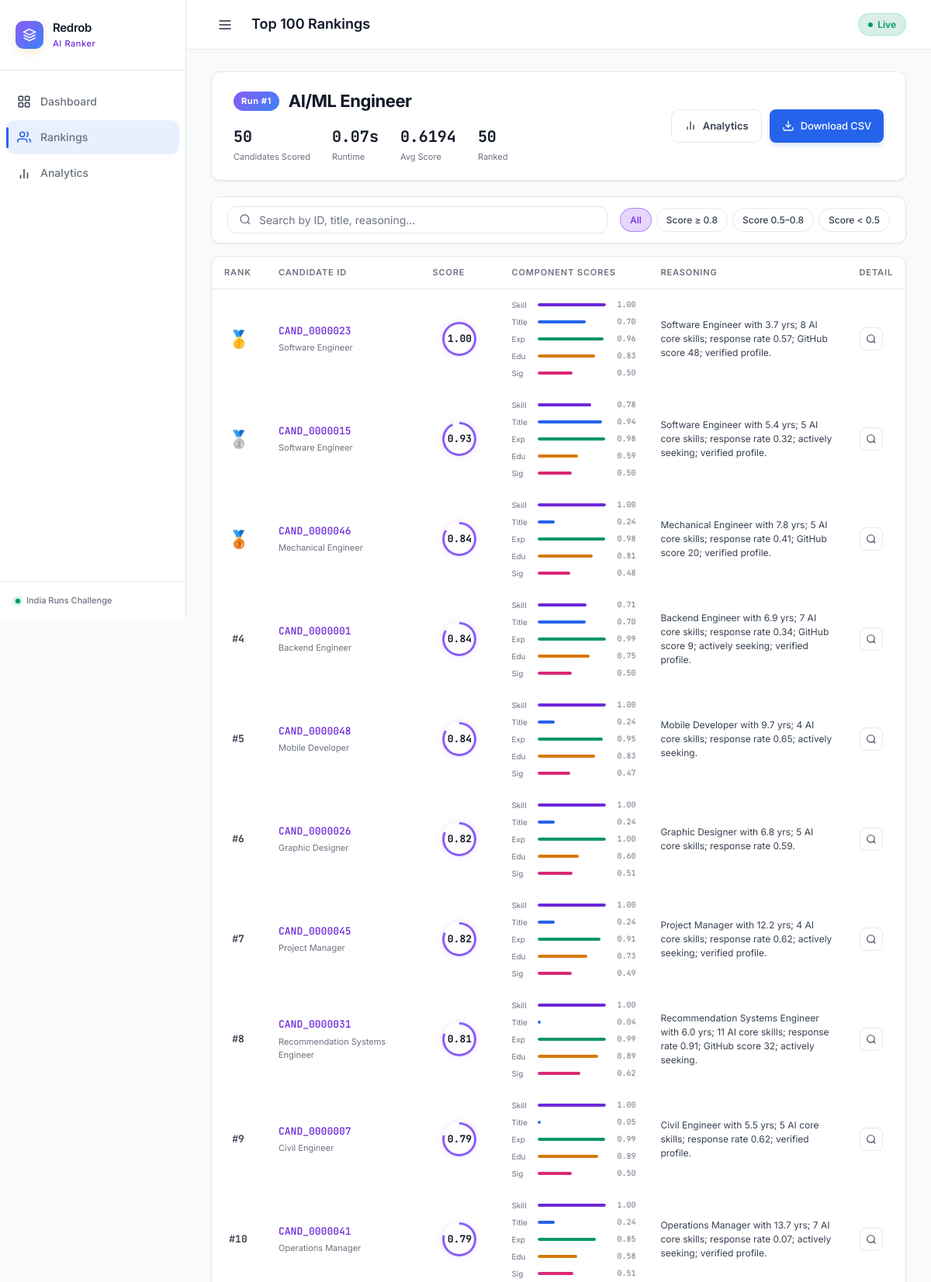
The app's page /results/1/ (upper part) with its own data.
### ranker/models.py (models this page shows, shortened)
class RankingRun(models.Model):
    created_at = models.DateTimeField(auto_now_add=True)
    job_title = models.CharField(max_length=200, default="AI/ML Engineer")
    job_description = models.TextField(blank=True)
    total_candidates = models.IntegerField(default=0)
    duration_sec = models.FloatField(default=0)
    avg_score = models.FloatField(default=0)
    max_score = models.FloatField(default=0)
    status = models.CharField(max_length=50, default="completed")
    submission_csv = models.FileField(upload_to="submissions/", blank=True, null=True)
    stats_json = models.TextField(blank=True, default="{}")
    class Meta:
        ordering = ["-created_at"]
    def get_stats(self):
        try:
            return json.loads(self.stats_json)
        except Exception:
            return {}

class RankedCandidate(models.Model):
    run = models.ForeignKey(RankingRun, on_delete=models.CASCADE, related_name="candidates")
    rank = models.IntegerField()
    candidate_id = models.CharField(max_length=20)
    score = models.FloatField()
    raw_score = models.FloatField(default=0)
    reasoning = models.TextField()
    profile_json = models.TextField(default="{}")
    components_json = models.TextField(default="{}")
    signals_json = models.TextField(default="{}")
    class Meta:
        ordering = ["rank"]
    def get_profile(self):
        try:
            return json.loads(self.profile_json)
        except Exception:
            return {}
    def get_components(self):
        try:
            return json.loads(self.components_json)
        except Exception:
            return {}
    def get_signals(self):
        try:
            return json.loads(self.signals_json)
        except Exception:
            return {}

### ranker/views.py (the view)
# urls.py: path("results/", views.results_view, name="results"),
def results_view(request, run_id=None):
    if run_id:
        run = get_object_or_404(RankingRun, pk=run_id)
    else:
        run = RankingRun.objects.first()
        if not run:
            return redirect("dashboard")
    candidates = run.candidates.all().order_by("rank")
    stats = run.get_stats()
    context = {
        "run": run,
        "candidates": candidates,
        "stats": stats,
        "total": candidates.count(),
    }
    return render(request, "ranker/results.html", context)

### ranker/templates/ranker/results.html (shortened to what this page needs)
{% extends "ranker/base.html" %}
{% block nav_results %}active{% endblock %}
{% block page_title %}Top 100 Rankings{% endblock %}
{% block content %}
<div class="results-header glass">
  <div class="results-meta">
    <div class="results-title">
      <span class="rank-badge-hero">Run #{{ run.pk }}</span>
      <h1>{{ run.job_title }}</h1>
    </div>
    <div class="results-stats">
      <div class="r-stat">
        <span class="r-stat-val">{{ stats.total_candidates|default:0 }}</span>
        <span class="r-stat-lbl">Candidates Scored</span>
      </div>
      <div class="r-stat">
        <span class="r-stat-val">{{ stats.duration_sec|default:0 }}s</span>
        <span class="r-stat-lbl">Runtime</span>
      </div>
      <div class="r-stat">
        <span class="r-stat-val">{{ stats.avg_score|default:0 }}</span>
        <span class="r-stat-lbl">Avg Score</span>
      </div>
      <div class="r-stat">
        <span class="r-stat-val">{{ total }}</span>
        <span class="r-stat-lbl">Ranked</span>
      </div>
    </div>
  </div>
  <div class="results-actions">
    <a href="/analytics/{{ run.pk }}/" class="btn-secondary">
      <svg viewBox="0 0 24 24" fill="none" stroke="currentColor" stroke-width="2"><line x1="18" y1="20" x2="18" y2="10"/><line x1="12" y1="20" x2="12" y2="4"/><line x1="6" y1="20" x2="6" y2="14"/></svg>
      Analytics
    </a>
    <a href="/download/{{ run.pk }}/" class="btn-primary">
      <svg viewBox="0 0 24 24" fill="none" stroke="currentColor" stroke-width="2"><path d="M21 15v4a2 2 0 0 1-2 2H5a2 2 0 0 1-2-2v-4"/><polyline points="7 10 12 15 17 10"/><line x1="12" y1="15" x2="12" y2="3"/></svg>
      Download CSV
    </a>
  </div>
</div>
<div class="filter-bar glass">
  <div class="search-box">
    <svg viewBox="0 0 24 24" fill="none" stroke="currentColor" stroke-width="2"><circle cx="11" cy="11" r="8"/><line x1="21" y1="21" x2="16.65" y2="16.65"/></svg>
    <input type="text" id="search-input" placeholder="Search by ID, title, reasoning..." oninput="filterTable()"/>
  </div>
  <div class="filter-pills">
    <span class="filter-pill active" onclick="filterByScore('all', this)">All</span>
    <span class="filter-pill" onclick="filterByScore('high', this)">Score ≥ 0.8</span>
    <span class="filter-pill" onclick="filterByScore('mid', this)">Score 0.5–0.8</span>
    <span class="filter-pill" onclick="filterByScore('low', this)">Score &lt; 0.5</span>
  </div>
</div>
<div class="table-container glass">
  <table class="results-table" id="results-table">
    <thead>
      <tr>
        <th class="col-rank">Rank</th>
        <th class="col-id">Candidate ID</th>
        <th class="col-score">Score</th>
        <th class="col-components">Component Scores</th>
        <th class="col-reasoning">Reasoning</th>
        <th class="col-actions">Detail</th>
      </tr>
    </thead>
    <tbody>
      {% for cand in candidates %}
      {% with comps=cand.get_components signals=cand.get_signals profile=cand.get_profile %}
      <tr class="result-row" data-score="{{ cand.score }}" data-id="{{ cand.candidate_id }}" data-reasoning="{{ cand.reasoning|striptags|lower }}">
        <td class="col-rank">
          {% if cand.rank == 1 %}
            <div class="rank-medal gold">🥇</div>
          {% elif cand.rank == 2 %}
            <div class="rank-medal silver">🥈</div>
          {% elif cand.rank == 3 %}
            <div class="rank-medal bronze">🥉</div>
          {% else %}
            <div class="rank-num">#{{ cand.rank }}</div>
          {% endif %}
        </td>
        <td class="col-id">
          <div class="cand-id-cell">
            <span class="cand-id">{{ cand.candidate_id }}</span>
            {% if profile.current_title %}
            <span class="cand-title-small">{{ profile.current_title }}</span>
            {% endif %}
          </div>
        </td>
        <td class="col-score">
          <div class="score-display">
            <div class="score-ring" style="--score: {{ cand.score }}">
              <span class="score-num">{{ cand.score|floatformat:2 }}</span>
            </div>
          </div>
        </td>
        <td class="col-components">
          <div class="comp-bars">
            <div class="comp-bar-item" title="Skill Match: {{ comps.skill_score }}">
              <span class="comp-lbl">Skill</span>
              <div class="comp-bar-track">
                <div class="comp-bar-fill purple" style="width: calc({{ comps.skill_score|default:0 }} * 100%)"></div>
              </div>
              <span class="comp-val">{{ comps.skill_score|floatformat:2 }}</span>
            </div>
            <div class="comp-bar-item" title="Title & Career: {{ comps.title_career_score }}">
              <span class="comp-lbl">Title</span>
              <div class="comp-bar-track">
                <div class="comp-bar-fill blue" style="width: calc({{ comps.title_career_score|default:0 }} * 100%)"></div>
              </div>
              <span class="comp-val">{{ comps.title_career_score|floatformat:2 }}</span>
            </div>
            <div class="comp-bar-item" title="Experience: {{ comps.experience_score }}">
              <span class="comp-lbl">Exp</span>
              <div class="comp-bar-track">
                <div class="comp-bar-fill green" style="width: calc({{ comps.experience_score|default:0 }} * 100%)"></div>
              </div>
              <span class="comp-val">{{ comps.experience_score|floatformat:2 }}</span>
            </div>
            <div class="comp-bar-item" title="Education: {{ comps.education_score }}">
              <span class="comp-lbl">Edu</span>
              <div class="comp-bar-track">
                <div class="comp-bar-fill orange" style="width: calc({{ comps.education_score|default:0 }} * 100%)"></div>
              </div>
              <span class="comp-val">{{ comps.education_score|floatformat:2 }}</span>
            </div>
            <div class="comp-bar-item" title="Platform Signals: {{ comps.signal_score }}">
              <span class="comp-lbl">Sig</span>
              <div class="comp-bar-track">
                <div class="comp-bar-fill pink" style="width: calc({{ comps.signal_score|default:0 }} * 100%)"></div>
              </div>
              <span class="comp-val">{{ comps.signal_score|floatformat:2 }}</span>
            </div>
          </div>
        </td>
        <td class="col-reasoning">
          <p class="reasoning-text">{{ cand.reasoning|safe }}</p>
        </td>
        <td class="col-actions">
          <button class="detail-btn" onclick="showDetail('{{ cand.candidate_id }}')">
            <svg viewBox="0 0 24 24" fill="none" stroke="currentColor" stroke-width="2"><circle cx="11" cy="11" r="8"/><line x1="21" y1="21" x2="16.65" y2="16.65"/></svg>
          </button>
        </td>
      </tr>
      {% endwith %}
      {% endfor %}
    </tbody>
  </table>
</div>
{% endblock %}

### ranker/templates/ranker/base.html (style rules this page uses)
:root { --bg-color: #F9FAFB; --bg-1: #F9FAFB; --bg-2: #FFFFFF; --bg-3: #F3F4F6; --card-bg: #FFFFFF; --card-border: #E5E7EB; --glass-bg: #FFFFFF; --glass-border: #E5E7EB; --text-main: #111827; --text-primary: #111827; --text-secondary: #374151; --text-muted: #6B7280; --primary: #2563EB; --primary-hover: #1D4ED8; --purple: #8B5CF6; --purple-light: #6D28D9; --blue: #3B82F6; --blue-light: #2563EB; --green: #10B981; --green-light: #059669; --orange: #F59E0B; --orange-light: #D97706; --pink: #EC4899; --pink-light: #DB2777; }
body { background-color: var(--bg-color) !important; color: var(--text-main); font-family: 'Inter', -apple-system, BlinkMacSystemFont, sans-serif; -webkit-font-smoothing: antialiased; background-image: none !important; }
.glass, .panel, .results-header, .filter-bar, .table-container { background: var(--card-bg) !important; border: 1px solid var(--card-border) !important; box-shadow: 0 1px 3px 0 rgba(0, 0, 0, 0.05), 0 1px 2px 0 rgba(0, 0, 0, 0.03) !important; backdrop-filter: none !important; border-radius: 12px; }
h1, h2, h3, h4, h5, h6, .panel-title, .brand-name { letter-spacing: -0.02em; font-weight: 600; color: #111827; }
.stat-label, .run-meta, .arch-desc, .comp-lbl, .nav-link span { color: var(--text-muted) !important; }
.run-btn, .btn-primary { background: var(--primary); color: #FFFFFF; border-radius: 8px; font-weight: 500; letter-spacing: -0.01em; transition: all 0.2s ease; border: none; box-shadow: 0 4px 6px -1px rgba(37, 99, 235, 0.2); }

### records on screen
RankingRun: pk "1", job_title "AI/ML Engineer"
RankedCandidate: candidate_id "CAND_0000023", get_profile.current_title "Software Engineer", score "1.00", {{ comps.skill_score|default:0 }} 1.0 (drawn), get_components.skill_score "1.00", {{ comps.title_career_score|default:0 }} 0.7015 (drawn), get_components.title_career_score "0.70", get_components.experience_score "0.96", {{ comps.education_score|default:0 }} 0.8325 (drawn), get_components.education_score "0.83", {{ comps.signal_score|default:0 }} 0.5047 (drawn), get_components.signal_score "0.50", reasoning "Software Engineer with 3.7 yrs; 8 AI core skills; response rate 0.57; GitHub score 48; verified profile."
RankedCandidate: candidate_id "CAND_0000015", get_profile.current_title "Software Engineer", score "0.93", {{ comps.skill_score|default:0 }} 0.777 (drawn), get_components.skill_score "0.78", {{ comps.title_career_score|default:0 }} 0.9415 (drawn), get_components.title_career_score "0.94", {{ comps.experience_score|default:0 }} 0.9843 (drawn), get_components.experience_score "0.98", {{ comps.education_score|default:0 }} 0.585 (drawn), get_components.education_score "0.59", {{ comps.signal_score|default:0 }} 0.5008 (drawn), get_components.signal_score "0.50", reasoning "Software Engineer with 5.4 yrs; 5 AI core skills; response rate 0.32; actively seeking; verified profile."
RankedCandidate: candidate_id "CAND_0000046", get_profile.current_title "Mechanical Engineer", score "0.84", {{ comps.skill_score|default:0 }} 1.0 (drawn), get_components.skill_score "1.00", get_components.title_career_score "0.24", {{ comps.experience_score|default:0 }} 0.9814 (drawn), get_components.experience_score "0.98", {{ comps.education_score|default:0 }} 0.805 (drawn), get_components.education_score "0.81", {{ comps.signal_score|default:0 }} 0.4782 (drawn), get_components.signal_score "0.48", reasoning "Mechanical Engineer with 7.8 yrs; 5 AI core skills; response rate 0.41; GitHub score 20; verified profile."
RankedCandidate: rank "4", candidate_id "CAND_0000001", get_profile.current_title "Backend Engineer", score "0.84", {{ comps.skill_score|default:0 }} 0.7108 (drawn), get_components.skill_score "0.71", {{ comps.title_career_score|default:0 }} 0.7015 (drawn), get_components.title_career_score "0.70", {{ comps.experience_score|default:0 }} 0.9943 (drawn), get_components.experience_score "0.99", {{ comps.education_score|default:0 }} 0.7525 (drawn), get_components.education_score "0.75", {{ comps.signal_score|default:0 }} 0.5001 (drawn), get_components.signal_score "0.50", reasoning "Backend Engineer with 6.9 yrs; 7 AI core skills; response rate 0.34; GitHub score 9; actively seeking; verified profile."
RankedCandidate: rank "5", candidate_id "CAND_0000048", get_profile.current_title "Mobile Developer", score "0.84", {{ comps.skill_score|default:0 }} 1.0 (drawn), get_components.skill_score "1.00", get_components.title_career_score "0.24", {{ comps.experience_score|default:0 }} 0.9543 (drawn), get_components.experience_score "0.95", {{ comps.education_score|default:0 }} 0.8325 (drawn), get_components.education_score "0.83", {{ comps.signal_score|default:0 }} 0.4678 (drawn), get_components.signal_score "0.47", reasoning "Mobile Developer with 9.7 yrs; 4 AI core skills; response rate 0.65; actively seeking."
RankedCandidate: rank "6", candidate_id "CAND_0000026", get_profile.current_title "Graphic Designer", score "0.82", {{ comps.skill_score|default:0 }} 1.0 (drawn), get_components.skill_score "1.00", get_components.title_career_score "0.24", {{ comps.experience_score|default:0 }} 0.9957 (drawn), get_components.experience_score "1.00", {{ comps.education_score|default:0 }} 0.6025 (drawn), get_components.education_score "0.60", {{ comps.signal_score|default:0 }} 0.5122 (drawn), get_components.signal_score "0.51", reasoning "Graphic Designer with 6.8 yrs; 5 AI core skills; response rate 0.59."
RankedCandidate: rank "7", candidate_id "CAND_0000045", get_profile.current_title "Project Manager", score "0.82", {{ comps.skill_score|default:0 }} 1.0 (drawn), get_components.skill_score "1.00", get_components.title_career_score "0.24", {{ comps.experience_score|default:0 }} 0.912 (drawn), get_components.experience_score "0.91", {{ comps.education_score|default:0 }} 0.725 (drawn), get_components.education_score "0.73", {{ comps.signal_score|default:0 }} 0.4934 (drawn), get_components.signal_score "0.49", reasoning "Project Manager with 12.2 yrs; 4 AI core skills; response rate 0.62; actively seeking; verified profile."
RankedCandidate: rank "8", candidate_id "CAND_0000031", get_profile.current_title "Recommendation Systems Engineer", score "0.81", {{ comps.skill_score|default:0 }} 1.0 (drawn), get_components.skill_score "1.00", {{ comps.title_career_score|default:0 }} 0.0428 (drawn), get_components.title_career_score "0.04", {{ comps.experience_score|default:0 }} 0.9929 (drawn), get_components.experience_score "0.99", {{ comps.education_score|default:0 }} 0.885 (drawn), get_components.education_score "0.89", {{ comps.signal_score|default:0 }} 0.6176 (drawn), get_components.signal_score "0.62", reasoning "Recommendation Systems Engineer with 6.0 yrs; 11 AI core skills; response rate 0.91; GitHub score 32; actively seeking."
RankedCandidate: rank "9", candidate_id "CAND_0000007", get_profile.current_title "Civil Engineer", score "0.79", {{ comps.skill_score|default:0 }} 1.0 (drawn), get_components.skill_score "1.00", {{ comps.title_career_score|default:0 }} 0.045 (drawn), get_components.title_career_score "0.05", {{ comps.experience_score|default:0 }} 0.9857 (drawn), get_components.experience_score "0.99", {{ comps.education_score|default:0 }} 0.885 (drawn), get_components.education_score "0.89", {{ comps.signal_score|default:0 }} 0.5007 (drawn), get_components.signal_score "0.50", reasoning "Civil Engineer with 5.5 yrs; 5 AI core skills; response rate 0.62; verified profile."
RankedCandidate: rank "10", candidate_id "CAND_0000041", get_profile.current_title "Operations Manager", score "0.79", {{ comps.skill_score|default:0 }} 1.0 (drawn), get_components.skill_score "1.00", get_components.title_career_score "0.24", {{ comps.experience_score|default:0 }} 0.852 (drawn), get_components.experience_score "0.85", {{ comps.education_score|default:0 }} 0.575 (drawn), get_components.education_score "0.58", {{ comps.signal_score|default:0 }} 0.513 (drawn), get_components.signal_score "0.51", reasoning "Operations Manager with 13.7 yrs; 7 AI core skills; response rate 0.07; actively seeking; verified profile."

### other values on screen
{{ stats.total_candidates|default:0 }} "50"
{{ stats.duration_sec|default:0 }} "0.07"
{{ stats.avg_score|default:0 }} "0.6194"
{{ total }} "50"
